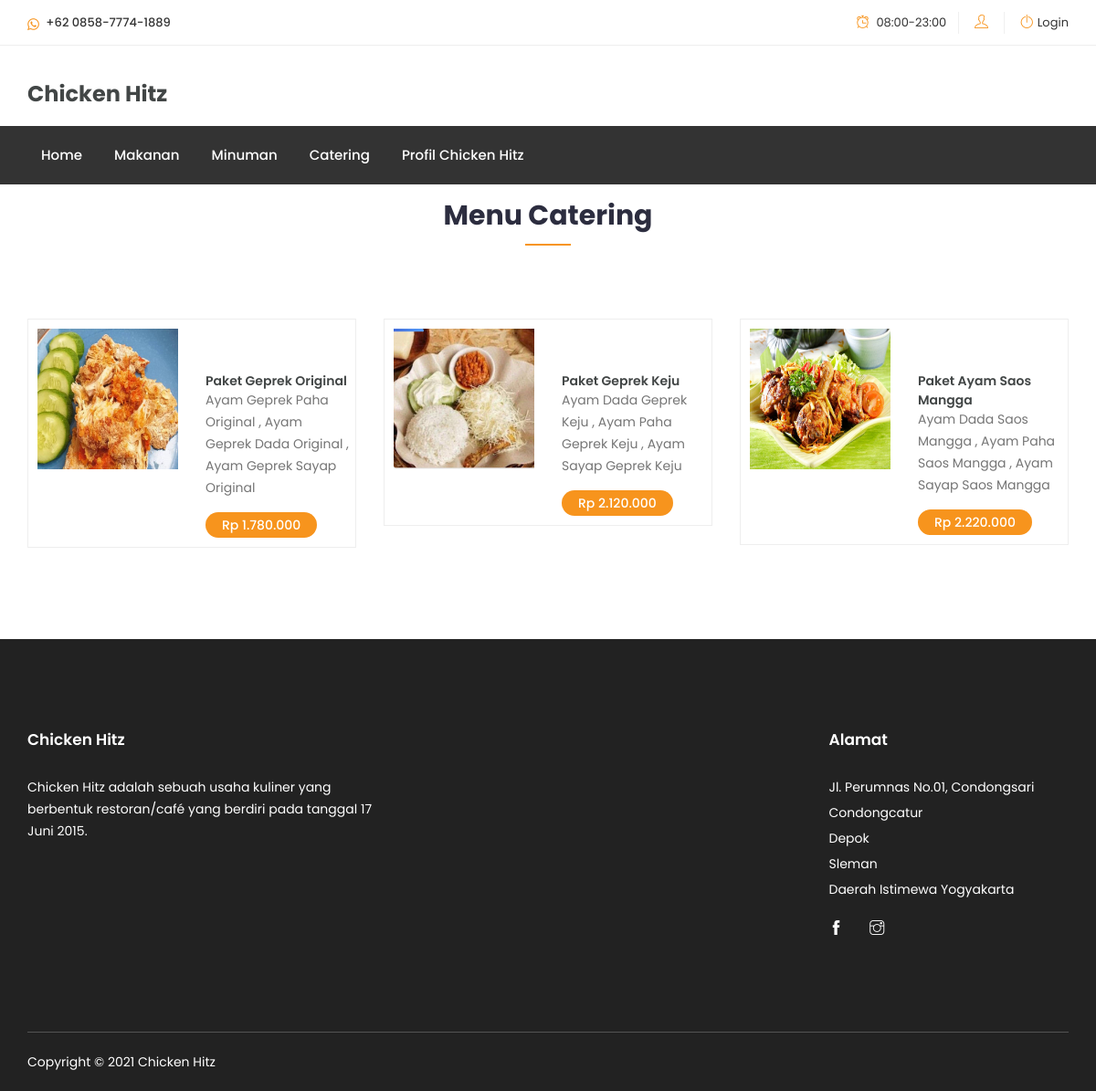
The app's page /index.php?page=catering, older data.
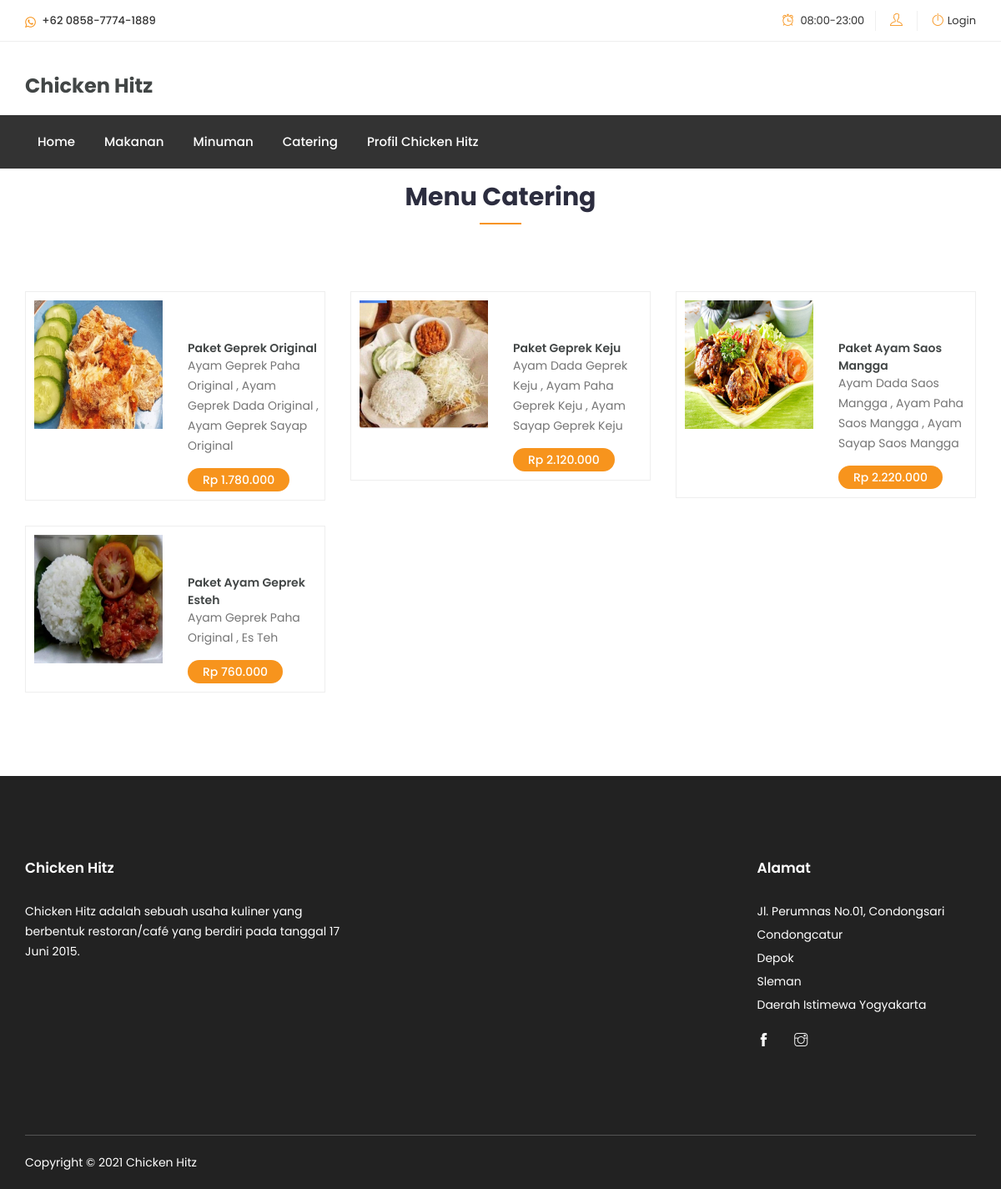
The same page, newer data.
### tables this page shows
CREATE TABLE `kategori` (
  `kd_ktgr` varchar(60) NOT NULL,
  `nm_ktgr` varchar(75) NOT NULL,
  PRIMARY KEY (`kd_ktgr`)
);

CREATE TABLE `paket_catering` (
  `kd_paketcatering` varchar(60) NOT NULL,
  `nm_paketcatering` varchar(150) NOT NULL,
  `gambar` varchar(500) NOT NULL,
  `status` varchar(50) NOT NULL,
  PRIMARY KEY (`kd_paketcatering`)
);

### modulecs/catering.php (the view, shortened to what this page needs)
<section class="shop-home-list section mt-3">
    <div class="container">
        <div class="row">
            <div class="col-12">
                <div class="section-title">
                    <h2>Menu Catering</h2>
                </div>
            </div>
        </div>
        <div class="row">
            <?php
            $query  = mysqli_query($db, "SELECT * FROM paket_catering");
            $hitung = mysqli_num_rows($query);
            if ($hitung > 0) {
                while ($pecah = mysqli_fetch_assoc($query)) {
            ?>
                    <div class="col-md-4">
                        <div class="single-list">
                            <div class="row">
                                <div class="col-lg-6 col-md-6 col-12">
                                    <div class="list-image overlay">
                                        <img src="img/paketcat/<?= $pecah['gambar']; ?>" alt="#">
                                    </div>
                                </div>
                                <div class=" col-lg-6 col-md-6 col-12 no-padding">
                                    <div class="content">
                                        <h4 class="title"><a href="#"><?= $pecah['nm_paketcatering']; ?></a></h4>
                                        <?php
                                        $query1 = mysqli_query($db, "SELECT GROUP_CONCAT(menu.nama_menu SEPARATOR' , ') AS nama_mn FROM det_paketcatering JOIN menu ON det_paketcatering.kd_menu=menu.kd_menu WHERE det_paketcatering.kd_paketcatering='" . $pecah['kd_paketcatering'] . "'");
                                        $hitung1 = mysqli_num_rows($query1);
                                        if ($hitung1 > 0) {
                                            while ($pecah1 = mysqli_fetch_assoc($query1)) {
                                        ?>
                                                <p> <?= $pecah1['nama_mn']; ?></p> <?php
                                                                                    $query2 = mysqli_query($db, "SELECT SUM(menu.harga*40) AS hargamn FROM det_paketcatering JOIN menu ON det_paketcatering.kd_menu=menu.kd_menu WHERE det_paketcatering.kd_paketcatering='" . $pecah['kd_paketcatering'] . "'");
                                                                                    $hitung2 = mysqli_num_rows($query2);
                                                                                    if ($hitung2 > 0) {
                                                                                        while ($pecah2 = mysqli_fetch_assoc($query2)) {
                                                                                    ?> <p class="price with-discount"><?= rupiah($pecah2['hargamn']); ?></p>
                                                <?php }
                                                                                    } ?>
                                        <?php }
                                        } ?>
                                    </div>
                                </div>
                            </div>
                        </div>
                    </div>
            <?php }
            } ?>
        </div>
    </div>
</section>

### index.php (shortened to what this page needs)
<?php
include 'db.php';
function rupiah($angka)
{
    $hasil_rupiah = "Rp " . number_format($angka, 0, '.', '.');
    return $hasil_rupiah;
}
?>
<!DOCTYPE html>
<html lang="zxx">
<head>
    <link rel="stylesheet" href="asetcs/eshop/css/bootstrap.css">
    <link rel="stylesheet" href="https://maxcdn.bootstrapcdn.com/bootstrap/4.0.0/css/bootstrap.min.css">
    <link rel="stylesheet" href="asetcs/eshop/css/magnific-popup.min.css">
    <link rel="stylesheet" href="asetcs/eshop/css/font-awesome.css">
    <link rel="stylesheet" href="asetcs/eshop/css/jquery.fancybox.min.css">
    <link rel="stylesheet" href="asetcs/eshop/css/themify-icons.css">
    <link rel="stylesheet" href="asetcs/eshop/css/niceselect.css">
    <link rel="stylesheet" href="asetcs/eshop/css/animate.css">
    <link rel="stylesheet" href="asetcs/eshop/css/flex-slider.min.css">
    <link rel="stylesheet" href="asetcs/eshop/css/owl-carousel.css">
    <link rel="stylesheet" href="asetcs/eshop/css/slicknav.min.css">
    <link rel="stylesheet" href="asetcs/eshop/css/reset.css">
    <link rel="stylesheet" href="asetcs/eshop/style.css">
    <link rel="stylesheet" href="asetcs/eshop/css/responsive.css">
</head>
<body class="js">
    <header class="header shop">
        <div class="topbar">
            <div class="container">
                <div class="row">
                    <div class="col-lg-4 col-md-12 col-12">
                        <div class="top-left">
                            <ul class="list-main">
                                <li><i class="fa fa-whatsapp"></i> +62 0858-7774-1889</li>
                            </ul>
                        </div>
                    </div>
                    <div class="col-lg-8 col-md-12 col-12">
                        <div class="right-content">
                            <ul class="list-main">
                                <li><i class="ti-alarm-clock"></i> <a href="#">08:00-23:00</a></li>
                                <?php if (empty($_SESSION['id_user_member'])) {
                                    echo '<li><i class="ti-user"></i> <a href="#"></a></li>';
                                } else {
                                    echo "<li><i class='ti-user'></i> $_SESSION[nm_plg]<a href='#'></a></li>";
                                }  ?>
                                <?php if (empty($_SESSION['id_user_member'])) {
                                    echo "<li><i class='ti-power-off'></i><a href='index.php?page=login'>Login</a></li>";
                                } else {
                                    echo " <li><i class='ti-power-off'></i><a href='index.php?aksi=logout'>Logout</a></li>";
                                }  ?>
                            </ul>
                        </div>
                    </div>
                </div>
            </div>
        </div>
        <div class="middle-inner">
            <div class="container">
                <div class="row">
                    <div class="col-lg-2 col-md-2 col-12">
                        <div class="logo">
                            <a href="index.php?page=beranda">
                                <h4>Chicken Hitz</h4>
                            </a>
                        </div>
                    </div>
                    <div class="col-lg-8 col-md-7 col-12">
                    </div>
                    <div class="col-lg-2 col-md-3 col-12">
                    </div>
                </div>
            </div>
        </div>
        <?php include 'navcs/navbar.php' ?>
    </header>
    <?php
    if (isset($_GET['page'])) {
        if ($_GET['page'] == 'beranda') {
            include 'modulecs/home.php';
        } elseif ($_GET['page'] == 'login') {
            include 'modulecs/login.php';
        } elseif ($_GET['page'] == 'register') {
            include 'modulecs/register.php';
        } elseif ($_GET['page'] == 'menu') {
            include 'modulecs/menu.php';
        } elseif ($_GET['page'] == 'keranjang') {
            include 'modulecs/carts.php';
        } elseif ($_GET['page'] == 'checkout') {
            include 'modulecs/checkout.php';
        } elseif ($_GET['page'] == 'bayar') {
            include 'modulecs/bayar.php';
        } elseif ($_GET['page'] == 'riwayat_trans') {
            include 'modulecs/r_trans.php';
        } elseif ($_GET['page'] == 'catering') {
            include 'modulecs/catering.php';
        } elseif ($_GET['page'] == 'bayar_catering') {
            include 'modulecs/bayar_cat.php';
        } elseif ($_GET['page'] == 'upload_resi') {
            include 'modulecs/uploadresi.php';
        } elseif ($_GET['page'] == 'det_trans') {
            include 'modulecs/dettrans.php';
        } elseif ($_GET['page'] == 'profile') {
            include 'modulecs/profil.php';
        }
    } else {
        include 'modulecs/home.php';
    }
    ?>
    <footer class="footer">
        <div class="footer-top section">
            <div class="container">
                <div class="row">
                    <div class="col-lg-5 col-md-6 col-12">
                        <div class="single-footer about">
                            <div class="logo">
                                <h4>Chicken Hitz</h4>
                            </div>
                            <p class="text">Chicken Hitz adalah sebuah usaha kuliner yang berbentuk restoran/café yang berdiri pada tanggal 17 Juni 2015.</p>
                        </div>
                    </div>
                    <div class="col-lg-2 col-md-6 col-12">
                    </div>
                    <div class="col-lg-2 col-md-6 col-12">
                    </div>
                    <div class="col-lg-3 col-md-6 col-12">
                        <div class="single-footer social">
                            <h4>Alamat</h4>
                            <div class="contact">
                                <ul>
                                    <li>Jl. Perumnas No.01, Condongsari</li>
                                    <li>Condongcatur</li>
                                    <li>Depok</li>
                                    <li>Sleman</li>
                                    <li>Daerah Istimewa Yogyakarta</li>
                                </ul>
                            </div>
                            <ul>
                                <li><a href="https://www.facebook.com/Chicken-Hitz-1818145744940783/" target="_blank"><i class="ti-facebook"></i></a></li>
                                <li><a href="https://www.instagram.com/hitschicken_id/?hl=id" target="_blank"><i class="ti-instagram"></i></a></li>
                            </ul>
                        </div>
                    </div>
                </div>
            </div>
        </div>
        <div class="copyright">
            <div class="container">
                <div class="inner">
                    <div class="row">
                        <div class="col-lg-6 col-12">
                            <div class="left">
                                <p><?php echo "Copyright © " . (int)date('Y') . " Chicken Hitz"; ?></p>
                            </div>
                        </div>
                    </div>
                </div>
            </div>
        </div>
    </footer>
</body>
</html>

### navcs/navbar.php (shortened to what this page needs)
<div class="header-inner">
    <div class="container">
        <div class="cat-nav-head">
            <div class="row">
                <div class="col-lg-9 col-12">
                    <div class="menu-area">
                        <nav class="navbar navbar-expand-lg">
                            <div class="navbar-collapse">
                                <div class="nav-inner">
                                    <ul class="nav main-menu menu navbar-nav">
                                        <li><a href="index.php?page=beranda">Home</a></li>
                                        <?php
                                        $query  = mysqli_query($db, "SELECT * FROM kategori");
                                        $hitung = mysqli_num_rows($query);
                                        if ($hitung > 0) {
                                            while ($pecah = mysqli_fetch_assoc($query)) {
                                        ?>
                                                <li><a href="index.php?page=menu&kd_ktgr=<?= $pecah['kd_ktgr']; ?>&nm_ktgr=<?= $pecah['nm_ktgr']; ?>"><?= $pecah['nm_ktgr']; ?></a></li>
                                        <?php }
                                        } ?>
                                        <li><a href="index.php?page=catering">Catering</a></li>
                                        <li><a href="index.php?page=profile">Profil Chicken Hitz</a></li>
                                    </ul>
                                </div>
                            </div>
                        </nav>
                    </div>
                </div>
            </div>
        </div>
    </div>
</div>

Row changes from the older to the newer data that the page shows:
added paket_catering: gambar (picture), nm_paketcatering "Paket Ayam Geprek Esteh", nama_mn "Ayam Geprek Paha Original , Es Teh", hargamn "Rp 760.000"
